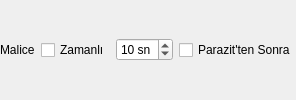
           <widget class="QWidget" name="PriestAttack4ControlsWidget" native="true">
            <property name="sizePolicy">
             <sizepolicy hsizetype="Preferred" vsizetype="Preferred">
              <horstretch>0</horstretch>
              <verstretch>0</verstretch>
             </sizepolicy>
            </property>
            <layout class="QHBoxLayout" name="horizontalLayout_priestAttack4">
             <property name="leftMargin"><number>0</number></property>
             <property name="topMargin"><number>0</number></property>
             <property name="rightMargin"><number>0</number></property>
             <property name="bottomMargin"><number>0</number></property>
             <property name="spacing"><number>6</number></property>
             <item>
              <widget class="QLabel" name="PriestAttack4Label">
               <property name="text"><string>Malice</string></property>
              </widget>
             </item>
             <item>
              <widget class="QCheckBox" name="PriestAttack4TimerMiniCheckBox">
               <property name="text"><string>Zamanlı</string></property>
               <property name="toolTip"><string>Belirlediğin saniyede otomatik tetikle</string></property>
              </widget>
             </item>
             <item>
              <widget class="QSpinBox" name="PriestAttack4IntervalSpinBox">
               <property name="minimum"><number>0</number></property>
               <property name="maximum"><number>60</number></property>
               <property name="value"><number>10</number></property>
               <property name="suffix"><string> sn</string></property>
              </widget>
             </item>
             <item>
              <widget class="QCheckBox" name="PriestAttack4PartyMsMiniCheckBox">
               <property name="text"><string>Parazit'ten Sonra</string></property>
               <property name="toolTip"><string>Parazit kodu tamamlanınca tetikle</string></property>
              </widget>
             </item>
            </layout>
           </widget>
